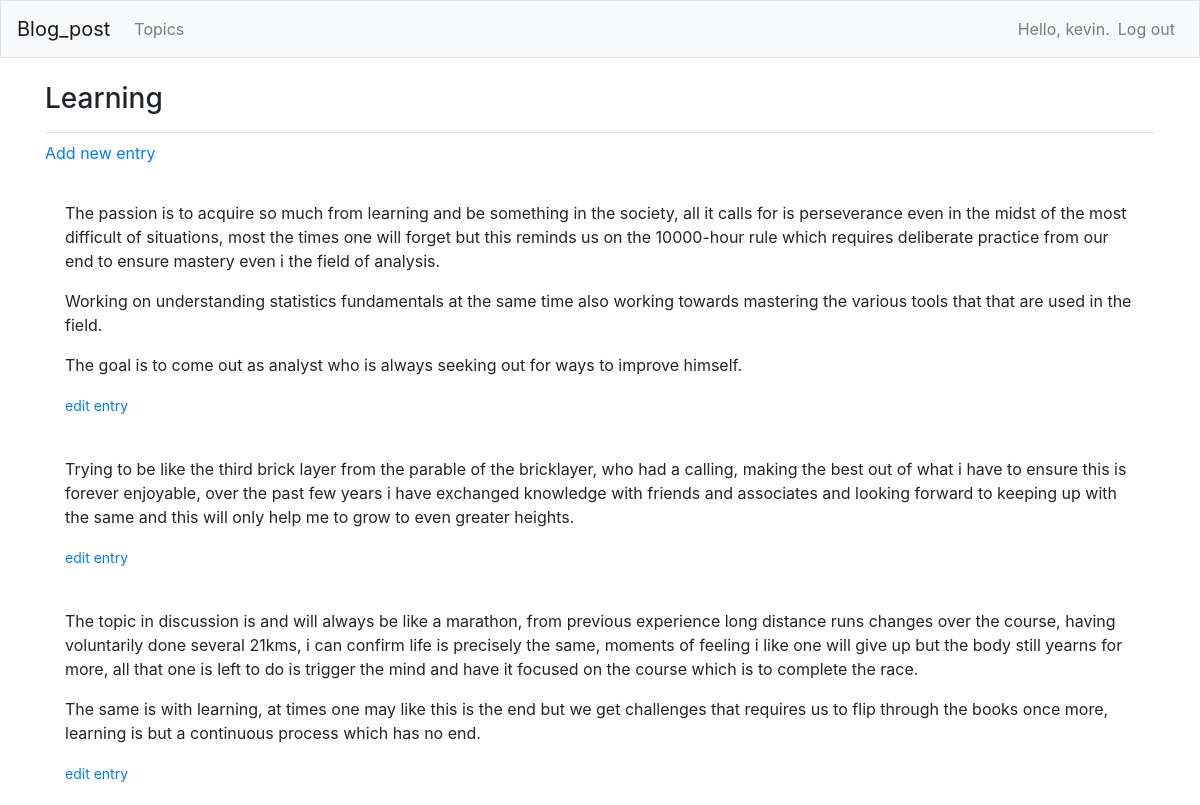
The page /topics/1/ (signed in) on the database its author committed.
### blog_post/models.py (models this page shows, shortened)
class Topic(models.Model):
	text = models.CharField(max_length = 200)
	date_added = models.DateTimeField(auto_now_add=True)
	owner =models.ForeignKey(User, on_delete=models.CASCADE)
	def __str__(self):
		return  self.text

class Entry(models.Model):
	topic = models.ForeignKey(Topic, on_delete = models.CASCADE)
	text = models.TextField()
	date_added = models.DateTimeField(auto_now_add=True)
	class Meta:
		verbose_name_plural = 'entries'

### blog_post/views.py (the view)
# urls.py: path('topics/<int:topic_id>/', views.topic, name='topic'),
@login_required
def topic(request, topic_id):
	topic = Topic.objects.get(id=topic_id)
	if topic.owner !=request.user:
		raise Http404
	entries = topic.entry_set.order_by('-date_added')
	context = {'topic': topic , 'entries': entries}
	return render(request, 'blog_post/topic.html', context )

### blog_post/templates/blog_post/topic.html
{% extends 'blog_post/base.html' %}
{% block page_header %}
<h3>{{topic}}</h3>
{% endblock page_header %}
{% block content %}
<p><a href="{% url 'blog_post:new_entry' topic.id %}">Add new entry</a></p>
	{% for entry in entries %}
	<div class="card-body">
		{{entry.text|linebreaks}}
		<small><a href="{% url 'blog_post:edit_entry' entry.id %}">edit entry</a></small>
	</div>
	{% endfor %}
{% endblock content %}

### blog_post/templates/blog_post/base.html (shortened to what this page needs)
{% load bootstrap4 %}
<!DOCTYPE html>
<html lang="en">
<head>
	{% bootstrap_css %}
</head>
<body>
	<nav class="navbar navbar-expand-md navbar-light bg-light mb-4 border">
		<a class="navbar-brand" href="{% url 'blog_post:index' %}">Blog_post</a>
			<div class="collapse navbar-collapse" id="navbar-collapse">
				<ul class="navbar-nav mr-auto">
					<li class="nav-item">
						<a class="nav-link" href="{% url 'blog_post:topics' %}">Topics</a></li>
				</ul>
				<ul class="navbar-nav ml-auto">
					{% if user.is_authenticated %}
						<li class="nav-item">
							<span class ="navbar-text">Hello, {{ user.username }}.</span>
						</li>
						<li class ='nav-item'>
							<a class="nav-link" href="{% url 'users:logout' %}">Log out </a>
						</li>
					{% endif %}
				</ul>
			</div>
	</nav>
	<main role ='main' class="container">
		<div class="pb-2 mb-2 border-bottom">
			{% block page_header %}{% endblock page_header %}
		</div>
		<div>
			{% block content %} {% endblock content %}
		</div>
	</main>
</body>
</html>

### rows shown on the page
Topic: text "Learning"
Entry: text "The passion is to acquire so much from learning and be something in the society, all it calls for is perseverance even in the midst of the most difficult of situations, most the times one will forget but this reminds us on the 10000-hour rule which requires deliberate practice from our end to ensure mastery even i the field of analysis. Working on understanding statistics fundamentals at the same time also working towards mastering the various tools that that are used in the field. The goal is to come out as analyst who is always seeking out for ways to improve himself."
Entry: text "Trying to be like the third brick layer from the parable of the bricklayer, who had a calling, making the best out of what i have to ensure this is forever enjoyable, over the past few years i have exchanged knowledge with friends and associates and looking forward to keeping up with the same and this will only help me to grow to even greater heights."
Entry: text "The topic in discussion is and will always be like a marathon, from previous experience long distance runs changes over the course, having voluntarily done several 21kms, i can confirm life is precisely the same, moments of feeling i like one will give up but the body still yearns for more, all that one is left to do is trigger the mind and have it focused on the course which is to complete the race. The same is with learning, at times one may like this is the end but we get challenges that requires us to flip through the books once more, learning is but a continuous process which has no end."

### other values the page prints
{{ user.username }} "kevin"
